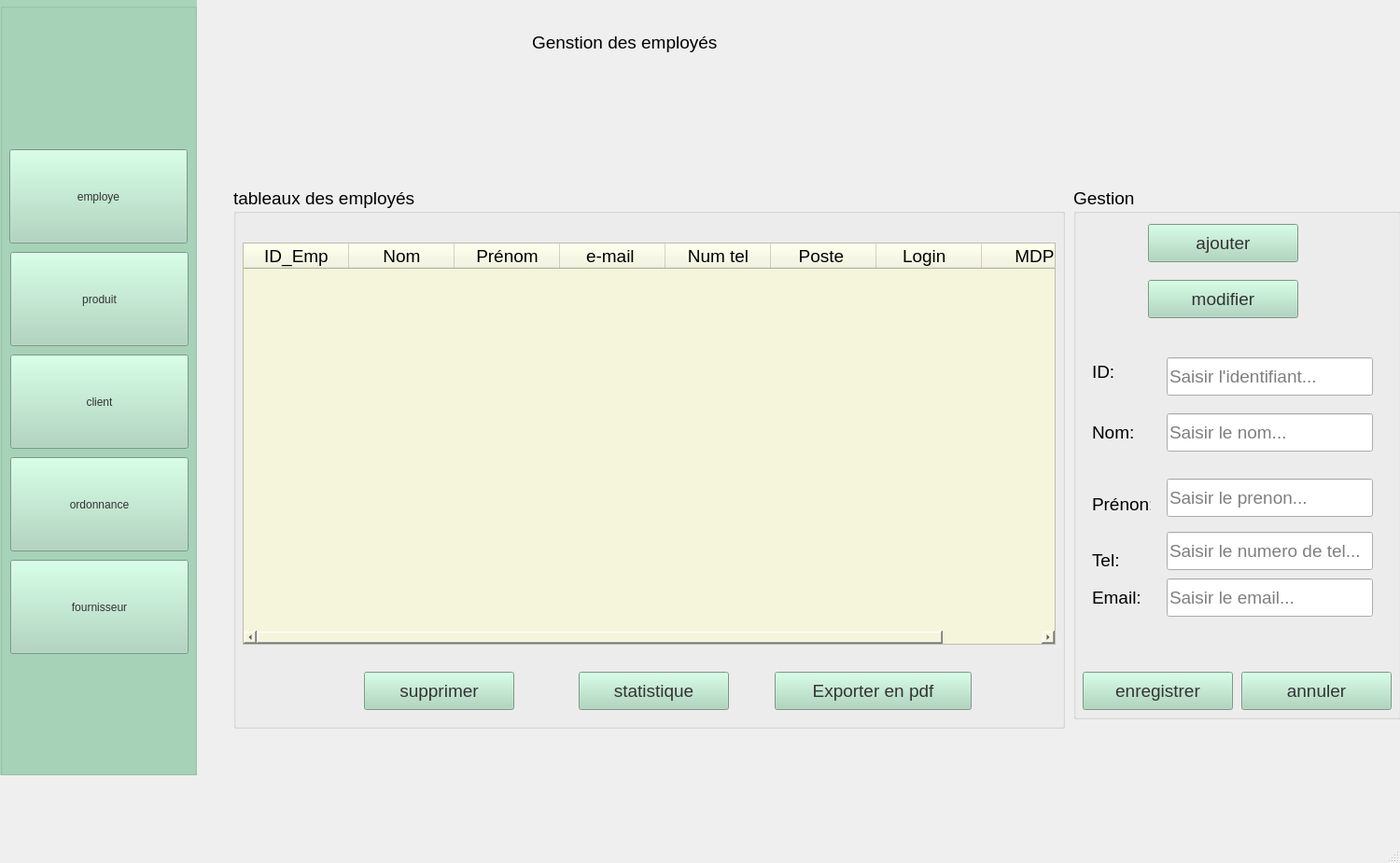
<?xml version="1.0" encoding="UTF-8"?>
<ui version="4.0">
 <class>GEmploye</class>
 <widget class="QMainWindow" name="GEmploye">
  <property name="geometry">
   <rect>
    <x>0</x>
    <y>0</y>
    <width>1500</width>
    <height>925</height>
   </rect>
  </property>
  <property name="baseSize">
   <size>
    <width>851</width>
    <height>1500</height>
   </size>
  </property>
  <property name="font">
   <font>
    <pointsize>14</pointsize>
   </font>
  </property>
  <property name="windowTitle">
   <string>GEmploye</string>
  </property>
  <widget class="QWidget" name="centralwidget">
   <widget class="QGroupBox" name="menu">
    <property name="geometry">
     <rect>
      <x>0</x>
      <y>-20</y>
      <width>211</width>
      <height>851</height>
     </rect>
    </property>
    <property name="styleSheet">
     <string notr="true">background-color: rgb(168, 213, 186);</string>
    </property>
    <property name="title">
     <string>menu</string>
    </property>
    <widget class="QPushButton" name="pushButton">
     <property name="geometry">
      <rect>
       <x>10</x>
       <y>180</y>
       <width>191</width>
       <height>101</height>
      </rect>
     </property>
     <property name="styleSheet">
      <string notr="true">background-color: rgb(168, 213, 186);
border-color: rgb(0, 0, 0);
color: rgb(51, 51, 51);
font: 18pt &quot;Segoe UI&quot;;</string>
     </property>
     <property name="text">
      <string>employe</string>
     </property>
    </widget>
    <widget class="QPushButton" name="pushButton_2">
     <property name="geometry">
      <rect>
       <x>11</x>
       <y>290</y>
       <width>191</width>
       <height>101</height>
      </rect>
     </property>
     <property name="styleSheet">
      <string notr="true">background-color: rgb(168, 213, 186);
color: rgb(51, 51, 51);
font: 18pt &quot;Segoe UI&quot;;
</string>
     </property>
     <property name="text">
      <string>produit</string>
     </property>
    </widget>
    <widget class="QPushButton" name="pushButton_3">
     <property name="geometry">
      <rect>
       <x>11</x>
       <y>400</y>
       <width>191</width>
       <height>101</height>
      </rect>
     </property>
     <property name="styleSheet">
      <string notr="true">background-color: rgb(168, 213, 186);
color: rgb(51, 51, 51);
font: 18pt &quot;Segoe UI&quot;;
</string>
     </property>
     <property name="text">
      <string>client</string>
     </property>
    </widget>
    <widget class="QPushButton" name="pushButton_5">
     <property name="geometry">
      <rect>
       <x>11</x>
       <y>510</y>
       <width>191</width>
       <height>101</height>
      </rect>
     </property>
     <property name="styleSheet">
      <string notr="true">background-color: rgb(168, 213, 186);
color: rgb(51, 51, 51);
font: 18pt &quot;Segoe UI&quot;;</string>
     </property>
     <property name="text">
      <string>ordonnance</string>
     </property>
    </widget>
    <widget class="QPushButton" name="pushButton_13">
     <property name="geometry">
      <rect>
       <x>11</x>
       <y>620</y>
       <width>191</width>
       <height>101</height>
      </rect>
     </property>
     <property name="styleSheet">
      <string notr="true">background-color: rgb(168, 213, 186);
color: rgb(51, 51, 51);
font: 18pt &quot;Segoe UI&quot;;
</string>
     </property>
     <property name="text">
      <string>fournisseur</string>
     </property>
    </widget>
   </widget>
   <widget class="QGroupBox" name="tab">
    <property name="geometry">
     <rect>
      <x>250</x>
      <y>200</y>
      <width>891</width>
      <height>581</height>
     </rect>
    </property>
    <property name="title">
     <string>tableaux des employés</string>
    </property>
    <widget class="QTableWidget" name="tableWidget">
     <property name="geometry">
      <rect>
       <x>10</x>
       <y>60</y>
       <width>871</width>
       <height>431</height>
      </rect>
     </property>
     <property name="styleSheet">
      <string notr="true">background-color: rgb(245, 245, 220);
font: 10pt &quot;Segoe UI&quot;;
color: rgb(0, 0, 0);</string>
     </property>
     <attribute name="horizontalHeaderDefaultSectionSize">
      <number>113</number>
     </attribute>
     <column>
      <property name="text">
       <string>ID_Emp</string>
      </property>
     </column>
     <column>
      <property name="text">
       <string>Nom</string>
      </property>
     </column>
     <column>
      <property name="text">
       <string>Prénom</string>
      </property>
     </column>
     <column>
      <property name="text">
       <string>e-mail </string>
      </property>
     </column>
     <column>
      <property name="text">
       <string>Num tel</string>
      </property>
     </column>
     <column>
      <property name="text">
       <string>Poste </string>
      </property>
     </column>
     <column>
      <property name="text">
       <string>Login  </string>
      </property>
     </column>
     <column>
      <property name="text">
       <string>MDP</string>
      </property>
     </column>
    </widget>
    <widget class="QPushButton" name="pushButton_15">
     <property name="geometry">
      <rect>
       <x>140</x>
       <y>520</y>
       <width>161</width>
       <height>41</height>
      </rect>
     </property>
     <property name="styleSheet">
      <string notr="true">background-color: rgb(168, 213, 186);
font: 14pt &quot;Segoe UI&quot;;
color: rgb(51, 51, 51);</string>
     </property>
     <property name="text">
      <string>supprimer</string>
     </property>
    </widget>
    <widget class="QPushButton" name="pushButton_4">
     <property name="geometry">
      <rect>
       <x>370</x>
       <y>520</y>
       <width>161</width>
       <height>41</height>
      </rect>
     </property>
     <property name="styleSheet">
      <string notr="true">background-color: rgb(168, 213, 186);
font: 14pt &quot;Segoe UI&quot;;
color: rgb(51, 51, 51);
</string>
     </property>
     <property name="text">
      <string>statistique</string>
     </property>
    </widget>
    <widget class="QPushButton" name="pushButton_6">
     <property name="geometry">
      <rect>
       <x>580</x>
       <y>520</y>
       <width>211</width>
       <height>41</height>
      </rect>
     </property>
     <property name="styleSheet">
      <string notr="true">background-color: rgb(168, 213, 186);
font: 14pt &quot;Segoe UI&quot;;
color: rgb(51, 51, 51);
</string>
     </property>
     <property name="text">
      <string>Exporter en pdf</string>
     </property>
    </widget>
   </widget>
   <widget class="QLabel" name="label">
    <property name="geometry">
     <rect>
      <x>570</x>
      <y>20</y>
      <width>421</width>
      <height>51</height>
     </rect>
    </property>
    <property name="styleSheet">
     <string notr="true">font: 700 italic 20pt &quot;Segoe UI&quot;;
color: rgb(0, 0, 0);</string>
    </property>
    <property name="text">
     <string>Genstion des employés</string>
    </property>
   </widget>
   <widget class="QGroupBox" name="groupBox">
    <property name="geometry">
     <rect>
      <x>1150</x>
      <y>200</y>
      <width>351</width>
      <height>571</height>
     </rect>
    </property>
    <property name="title">
     <string>Gestion</string>
    </property>
    <widget class="QPushButton" name="pushButton_14">
     <property name="geometry">
      <rect>
       <x>80</x>
       <y>40</y>
       <width>161</width>
       <height>41</height>
      </rect>
     </property>
     <property name="styleSheet">
      <string notr="true">background-color: rgb(168, 213, 186);
font: 14pt &quot;Segoe UI&quot;;
color: rgb(51, 51, 51);</string>
     </property>
     <property name="text">
      <string>ajouter</string>
     </property>
    </widget>
    <widget class="QPushButton" name="pushButton_16">
     <property name="geometry">
      <rect>
       <x>80</x>
       <y>100</y>
       <width>161</width>
       <height>41</height>
      </rect>
     </property>
     <property name="styleSheet">
      <string notr="true">background-color: rgb(168, 213, 186);
font: 14pt &quot;Segoe UI&quot;;
color: rgb(51, 51, 51);
</string>
     </property>
     <property name="text">
      <string>modifier</string>
     </property>
    </widget>
    <widget class="QLineEdit" name="linetel">
     <property name="geometry">
      <rect>
       <x>100</x>
       <y>370</y>
       <width>221</width>
       <height>41</height>
      </rect>
     </property>
     <property name="styleSheet">
      <string notr="true">
font: 11pt &quot;Segoe UI&quot;;</string>
     </property>
     <property name="text">
      <string/>
     </property>
     <property name="placeholderText">
      <string>Saisir le numero de tel...</string>
     </property>
    </widget>
    <widget class="QLineEdit" name="lineid">
     <property name="geometry">
      <rect>
       <x>100</x>
       <y>183</y>
       <width>221</width>
       <height>41</height>
      </rect>
     </property>
     <property name="styleSheet">
      <string notr="true">
font: 11pt &quot;Segoe UI&quot;;</string>
     </property>
     <property name="text">
      <string/>
     </property>
     <property name="placeholderText">
      <string>Saisir l'identifiant...</string>
     </property>
    </widget>
    <widget class="QLabel" name="non">
     <property name="geometry">
      <rect>
       <x>20</x>
       <y>173</y>
       <width>41</width>
       <height>51</height>
      </rect>
     </property>
     <property name="styleSheet">
      <string notr="true">font: 11pt &quot;Segoe UI&quot;;
color: rgb(0, 0, 0);
</string>
     </property>
     <property name="text">
      <string>ID:</string>
     </property>
    </widget>
    <widget class="QLabel" name="label_6">
     <property name="geometry">
      <rect>
       <x>20</x>
       <y>430</y>
       <width>63</width>
       <height>20</height>
      </rect>
     </property>
     <property name="styleSheet">
      <string notr="true">font: 11pt &quot;Segoe UI&quot;;
color: rgb(0, 0, 0);</string>
     </property>
     <property name="text">
      <string>Email:</string>
     </property>
    </widget>
    <widget class="QLineEdit" name="linenom">
     <property name="geometry">
      <rect>
       <x>100</x>
       <y>243</y>
       <width>221</width>
       <height>41</height>
      </rect>
     </property>
     <property name="styleSheet">
      <string notr="true">
font: 11pt &quot;Segoe UI&quot;;</string>
     </property>
     <property name="text">
      <string/>
     </property>
     <property name="placeholderText">
      <string>Saisir le nom...</string>
     </property>
    </widget>
    <widget class="QLabel" name="label_4">
     <property name="geometry">
      <rect>
       <x>20</x>
       <y>330</y>
       <width>63</width>
       <height>20</height>
      </rect>
     </property>
     <property name="styleSheet">
      <string notr="true">font: 11pt &quot;Segoe UI&quot;;
color: rgb(0, 0, 0);</string>
     </property>
     <property name="text">
      <string>Prénon:</string>
     </property>
    </widget>
    <widget class="QLabel" name="label_3">
     <property name="geometry">
      <rect>
       <x>20</x>
       <y>253</y>
       <width>63</width>
       <height>20</height>
      </rect>
     </property>
     <property name="styleSheet">
      <string notr="true">font: 11pt &quot;Segoe UI&quot;;
color: rgb(0, 0, 0);</string>
     </property>
     <property name="text">
      <string>Nom:</string>
     </property>
    </widget>
    <widget class="QLabel" name="label_5">
     <property name="geometry">
      <rect>
       <x>20</x>
       <y>390</y>
       <width>63</width>
       <height>20</height>
      </rect>
     </property>
     <property name="styleSheet">
      <string notr="true">font: 11pt &quot;Segoe UI&quot;;
color: rgb(0, 0, 0);</string>
     </property>
     <property name="text">
      <string>Tel:</string>
     </property>
    </widget>
    <widget class="QLineEdit" name="lineprenon">
     <property name="geometry">
      <rect>
       <x>100</x>
       <y>313</y>
       <width>221</width>
       <height>41</height>
      </rect>
     </property>
     <property name="styleSheet">
      <string notr="true">
font: 11pt &quot;Segoe UI&quot;;</string>
     </property>
     <property name="text">
      <string/>
     </property>
     <property name="placeholderText">
      <string>Saisir le prenon...</string>
     </property>
    </widget>
    <widget class="QLineEdit" name="lineemail">
     <property name="geometry">
      <rect>
       <x>100</x>
       <y>420</y>
       <width>221</width>
       <height>41</height>
      </rect>
     </property>
     <property name="styleSheet">
      <string notr="true">
font: 11pt &quot;Segoe UI&quot;;</string>
     </property>
     <property name="text">
      <string/>
     </property>
     <property name="placeholderText">
      <string>Saisir le email...</string>
     </property>
    </widget>
    <widget class="QPushButton" name="pushButton_17">
     <property name="geometry">
      <rect>
       <x>10</x>
       <y>520</y>
       <width>161</width>
       <height>41</height>
      </rect>
     </property>
     <property name="styleSheet">
      <string notr="true">background-color: rgb(168, 213, 186);
font: 14pt &quot;Segoe UI&quot;;
color: rgb(51, 51, 51);</string>
     </property>
     <property name="text">
      <string>enregistrer</string>
     </property>
    </widget>
    <widget class="QPushButton" name="pushButton_18">
     <property name="geometry">
      <rect>
       <x>180</x>
       <y>520</y>
       <width>161</width>
       <height>41</height>
      </rect>
     </property>
     <property name="styleSheet">
      <string notr="true">background-color: rgb(168, 213, 186);
font: 14pt &quot;Segoe UI&quot;;
color: rgb(51, 51, 51);</string>
     </property>
     <property name="text">
      <string>annuler</string>
     </property>
    </widget>
   </widget>
  </widget>
  <widget class="QMenuBar" name="menubar">
   <property name="geometry">
    <rect>
     <x>0</x>
     <y>0</y>
     <width>1500</width>
     <height>36</height>
    </rect>
   </property>
  </widget>
  <widget class="QStatusBar" name="statusbar"/>
 </widget>
 <resources/>
 <connections/>
</ui>
